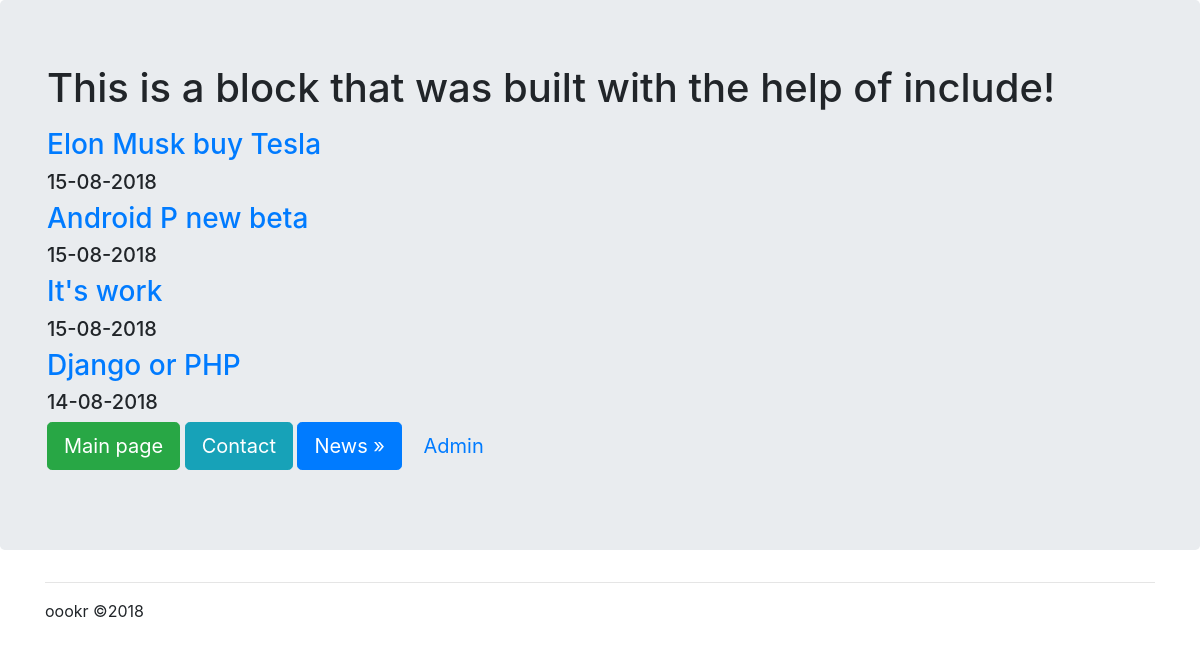
Page /news/ on the committed database.
### news/models.py (models this page shows, shortened)
class Articles(models.Model):
	title = models.CharField(max_length = 120)
	post = models.TextField()
	date = models.DateTimeField()

### news/templates/news/posts.html
{% extends "mainApp/wrapper.html" %}
{% block content %}
	{% for post in object_list %}
		<a href="/news/{{post.id}}"><h3>{{post.title}}</h3></a>
		<h5>{{post.date|date:"d-m-Y"}}</h5>
	{% endfor %}
{% endblock %}

### rows in the picture
Articles: title "Elon Musk buy Tesla", date "15-08-2018"
Articles: title "Android P new beta", date "15-08-2018"
Articles: title "It's work", date "15-08-2018"
Articles: title "Django or PHP", date "14-08-2018"
